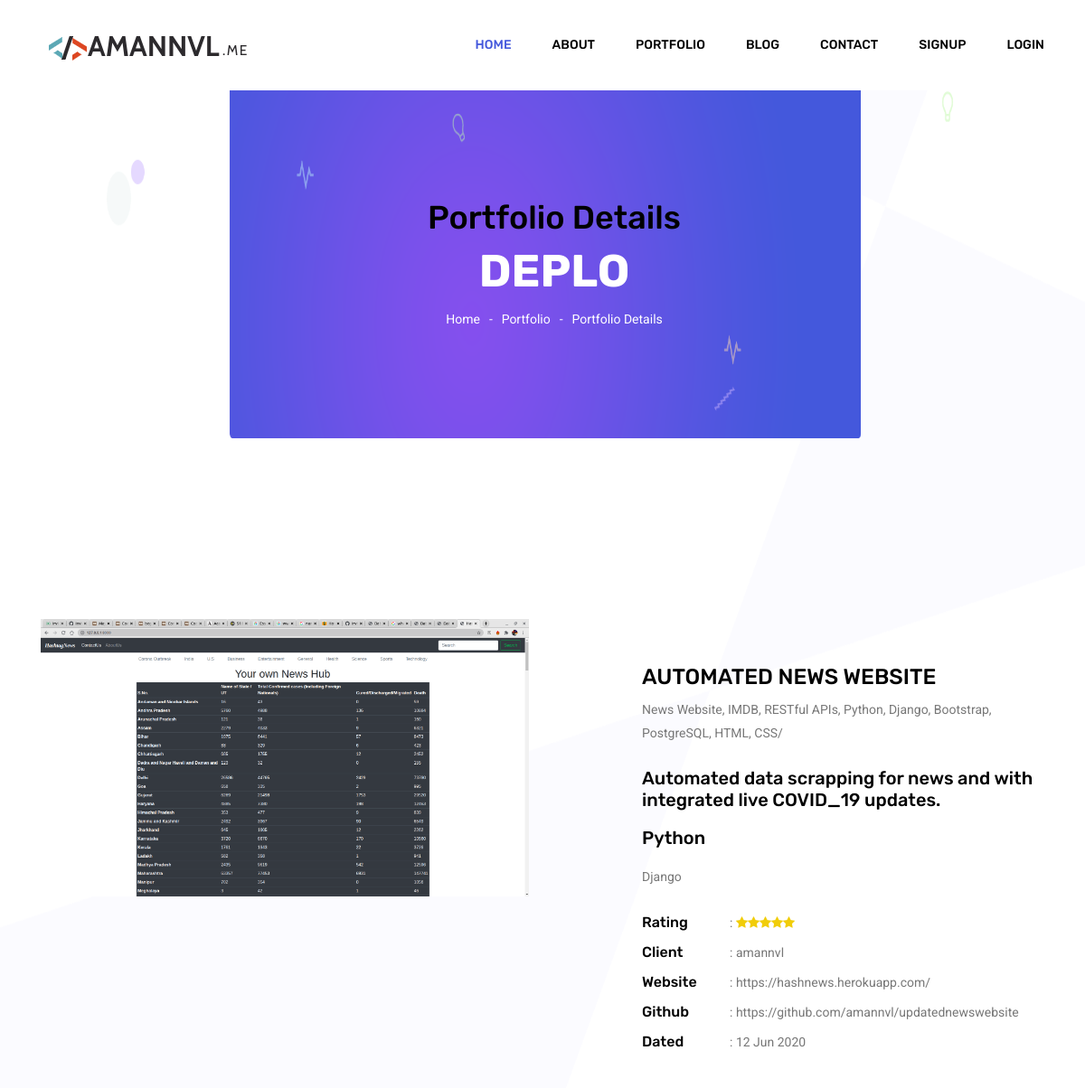
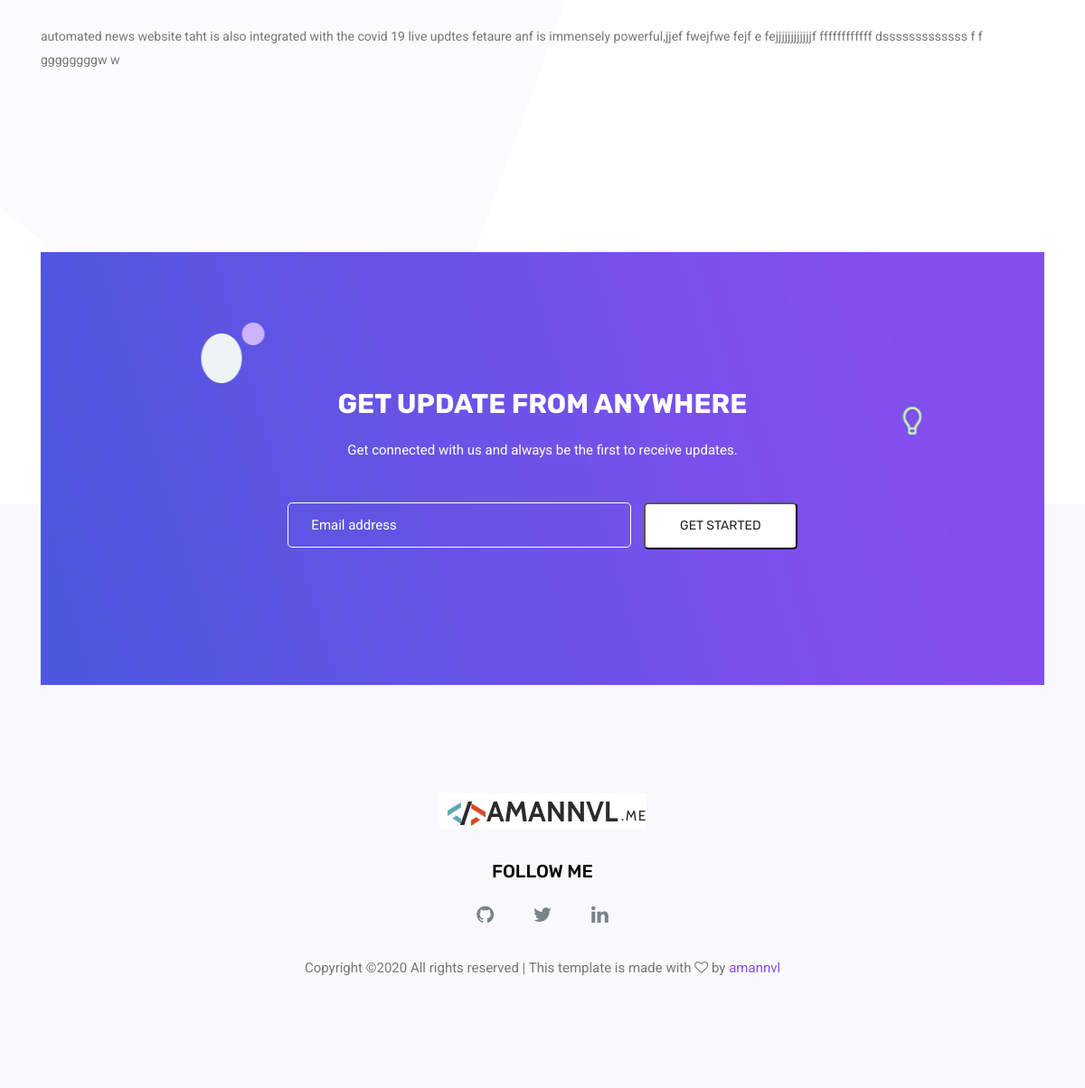
Page /2/ on the committed database (2 pictures, top to bottom).
### web/models.py (models this page shows, shortened)
class Project(models.Model):
    p_id = models.AutoField(primary_key=True)
    title = models.TextField(null=True, default="")
    github_url = models.URLField(null=True, blank=True, default="")
    desc = models.TextField(null=True, default="")
    language = models.CharField(null=True, max_length=150, default="")
    framework = models.CharField(max_length=250, default="")
    client = models.CharField(max_length=250, default="")
    date = models.CharField(max_length=100, default="")
    keyword = models.CharField(null=True, max_length=350, default="")
    subtitle = models.CharField(max_length=300, default="")
    web_url = models.URLField(null=True, blank=True, default="")
    image_url = models.ImageField(null=True, blank=True, default="")

### web/views.py (the view)
# urls.py: path("<int:p_id>/", views.portfoliodetails, name="portfoliodetails"),
def portfoliodetails(request, p_id):
    post = Project.objects.filter(p_id=p_id).first()
    context = {'post': post}
    return render(request, 'web/portfolio-details.html', context)

### web/templates/web/portfolio-details.html (shortened to what this page needs)
{% extends 'web/basic.html' %}
{% load static %}
    {% block body %}
    <section class="banner_area">
        <div class="banner_inner d-flex align-items-center">
            <div class="container">
                <div class="banner_content text-center">
                    <h1>Portfolio Details</h1>
                    <h2>Development Projects</h2>
                    <div class="page_link">
                        <a href="/">Home</a>
                        <a href="/portfolio">Portfolio</a>
                        <a href="/{{ post.p_id }}">Portfolio Details</a>
                    </div>
                </div>
            </div>
        </div>
    </section>
	<section class="portfolio_details_area section_gap">
        <div class="container">
            <div class="portfolio_details_inner">
                <div class="row">
                    <div class="col-lg-6">
                        <div class="left_img">
                            <img class="img-fluid" src="{{ post.image_url.url }}" alt="{{ post.title }}">
                        </div>
                    </div>
                    <div class="offset-lg-1 col-lg-5">
                        <div class="portfolio_right_text mt-30">
                            <h3 class="text-uppercase">{{ post.title }}</h3>
                            <p>{{ post.keyword }}</p>
                            <h4>
                                {{ post.subtitle }}
                            </h4>
                            <h4>{{ post.language }}</h4>
                            <p>{{ post.framework }}</p>
                            <ul class="list">
                                <li><span>Rating</span>: <i class="fa fa-star"></i><i class="fa fa-star"></i><i class="fa fa-star"></i><i class="fa fa-star"></i><i
                                        class="fa fa-star"></i></li>
                                <li><span>Client</span>: {{ post.client }}</li>
                                <li><span>Website</span>: {{ post.web_url }}</li>
                                <li><span>Github</span>: {{ post.github_url }}</li>
                                <li><span>Dated</span>: {{ post.date }}</li>
                            </ul>
                        </div>
                    </div>
                </div>
                <p>{{ post.desc }}</p>
            </div>
        </div>
    </section>
	{% endblock %}

### rows in the picture
Project: image_url (picture), title "AUTOMATED NEWS WEBSITE", keyword "News Website, IMDB, RESTful APIs, Python, Django, Bootstrap, PostgreSQL, HTML, CSS/", subtitle "Automated data scrapping for news and with integrated live COVID_19 updates.", language "Python", framework "Django", client "amannvl", web_url "https://hashnews.herokuapp.com/", github_url "https://github.com/amannvl/updatednewswebsite", date "12 Jun 2020", desc "automated news website taht is also integrated with the covid 19 live updtes fetaure anf is immensely powerful,jjef fwejfwe fejf e fejjjjjjjjjjjjf ffffffffffff dsssssssssssss f f ggggggggw w"
